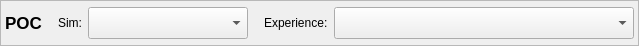
     <widget class="QFrame" name="headerFrame">
     <property name="frameShape">
      <enum>QFrame::StyledPanel</enum>
     </property>
     <property name="maximumSize">
      <size>
       <width>16777215</width>
       <height>46</height>
      </size>
     </property>
     <layout class="QHBoxLayout" name="headerLayout">
      <property name="leftMargin">
       <number>4</number>
      </property>
      <property name="topMargin">
       <number>2</number>
      </property>
      <property name="rightMargin">
       <number>4</number>
      </property>
      <property name="bottomMargin">
       <number>2</number>
      </property>
       <item>
        <widget class="QLabel" name="labelPoc">
         <property name="visible">
          <bool>false</bool>
         </property>
         <property name="font">
          <font>
           <pointsize>13</pointsize>
           <weight>75</weight>
           <bold>true</bold>
          </font>
         </property>
         <property name="text">
          <string>POC</string>
         </property>
        </widget>
       </item>
       <item>
        <spacer name="headerSpacer1">
         <property name="orientation">
          <enum>Qt::Horizontal</enum>
         </property>
         <property name="sizeHint" stdset="0">
          <size>
           <width>10</width>
           <height>20</height>
          </size>
         </property>
        </spacer>
       </item>
       <item>
        <widget class="QLabel" name="labelSim">
         <property name="visible">
          <bool>true</bool>
         </property>
         <property name="text">
          <string>Sim:</string>
         </property>
        </widget>
       </item>
       <item>
        <widget class="QComboBox" name="combo_simulator">
         <property name="visible">
          <bool>true</bool>
         </property>
         <property name="minimumSize">
          <size>
           <width>160</width>
           <height>30</height>
          </size>
         </property>
         <property name="maximumSize">
          <size>
           <width>180</width>
           <height>32</height>
          </size>
         </property>
        </widget>
       </item>
       <item>
        <spacer name="headerSpacer2">
         <property name="orientation">
          <enum>Qt::Horizontal</enum>
         </property>
         <property name="sizeHint" stdset="0">
          <size>
           <width>10</width>
           <height>20</height>
          </size>
         </property>
        </spacer>
       </item>
       <item>
        <widget class="QLabel" name="labelRide">
         <property name="text">
          <string>Experience:</string>
         </property>
        </widget>
       </item>
       <item>
        <widget class="QComboBox" name="combo_experience">
         <property name="minimumSize">
          <size>
           <width>300</width>
           <height>30</height>
          </size>
         </property>
         <property name="maximumSize">
          <size>
           <width>360</width>
           <height>32</height>
          </size>
         </property>
        </widget>
       </item>
      </layout>
     </widget>
